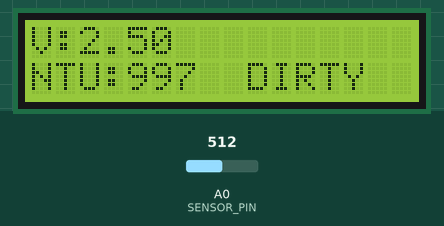
This sketch was run on a simulated Arduino Uno, built with avr-gcc and run on an emulated ATmega328P. On the bench: 16×2 character LCD. The inputs (shaded band) are chosen by the test bench; at power-on: A0 (SENSOR_PIN) = 512. What the sketch prints to the serial monitor is not drawn.

Above: at 1.2 s.
1.3 s: A0 (SENSOR_PIN) set to 622
At 3.0 s:
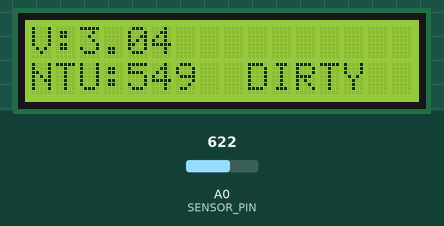
3.8 s: A0 (SENSOR_PIN) set to 652
At 5.5 s:
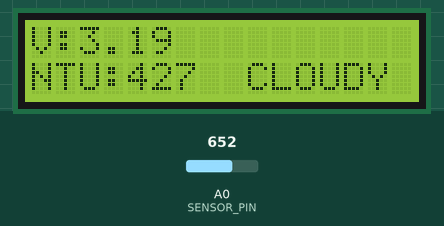
6.0 s: A0 (SENSOR_PIN) set to 728
At 7.9 s:
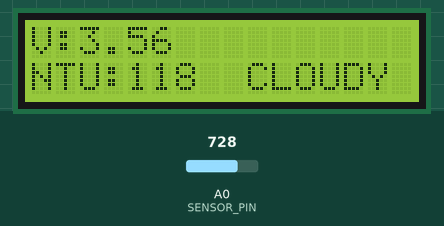
8.2 s: A0 (SENSOR_PIN) set to 763
At 9.2 s:
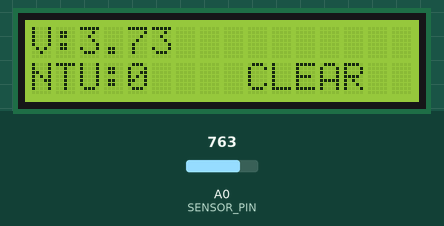
Timing chart, 0 to 11.2 s (numbered marks = the images above; inputs shaded):
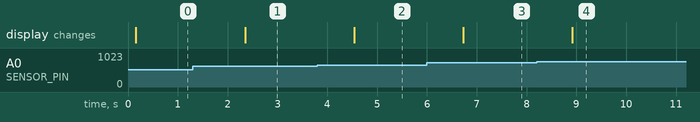

The sketch:

TURBIDITY_NTU_LCD.ino
```cpp
#include <Wire.h>
#include <LiquidCrystal_I2C.h>

LiquidCrystal_I2C lcd(0x27, 16, 2);

#define SENSOR_PIN A0

// ====== Ajustes para TU módulo ======
#define V_CLEAR   3.70   // voltaje agua clara
#define V_DIRTY   1.30   // voltaje agua muy turbia
#define NTU_MAX   2000   // NTU máximo definido

float volt;
float ntu;

void setup()
{
  Serial.begin(9600);
  lcd.init();
  lcd.backlight();
}

void loop()
{
  // -------- Promedio para reducir ruido --------
  volt = 0.0;
  for (int i = 0; i < 500; i++) {
    volt += analogRead(SENSOR_PIN) * (5.0 / 1023.0);
  }
  volt /= 500.0;

  // -------- Cálculo NTU recalibrado --------
  if (volt >= V_CLEAR) {
    ntu = 0;
  }
  else if (volt <= V_DIRTY) {
    ntu = NTU_MAX;
  }
  else {
    ntu = (V_CLEAR - volt) * NTU_MAX / (V_CLEAR - V_DIRTY);
  }

  // -------- Mostrar en LCD --------
  lcd.setCursor(0, 0);
  lcd.print("V:");
  lcd.print(volt, 2);
  lcd.print("     ");

  lcd.setCursor(0, 1);
  lcd.print("NTU:");
  lcd.print((int)ntu);
  lcd.print("     ");

  // -------- Clasificacion por umbrales --------
  lcd.setCursor(9, 1);
  if (ntu < 50) {
    lcd.print("CLEAR ");
  }
  else if (ntu < 500) {
    lcd.print("CLOUDY");
  }
  else {
    lcd.print("DIRTY ");
  }

  // -------- Debug serie --------
  Serial.print("Voltaje: ");
  Serial.print(volt, 3);
  Serial.print(" V  | NTU: ");
  Serial.println(ntu);

  delay(1000);
}
```

Measured:
- the behaviour switches between 634 and 635 on A0 (SENSOR_PIN) (found by bisection; images 1 and 2)
- the behaviour switches between 744 and 745 on A0 (SENSOR_PIN) (found by bisection; images 3 and 4)
- after the input at 1.3 s, the display: changes after 1.0 s (image 1)
- after the input at 3.8 s, the display: changes after 0.74 s (image 2)
- after the input at 6.0 s, the display: changes after 0.73 s (image 3)
- after the input at 8.2 s, the display: changes after 0.71 s (image 4)
